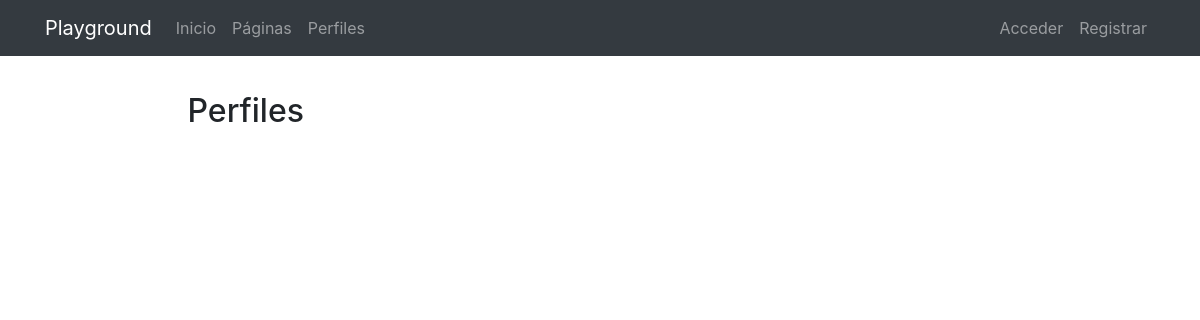
Before: /profiles/ with the older database file.
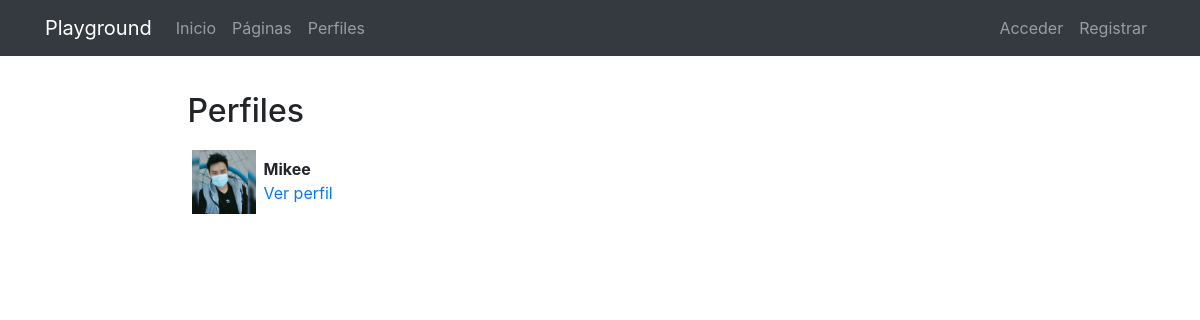
After: the same page with the newer database file.
### registration/models.py (models this page shows)
class Profiles(models.Model):
    user = models.OneToOneField(User, on_delete=models.CASCADE)
    avatar = models.ImageField(upload_to=custom_upload_to, null=True, blank=True)
    bio = models.TextField(null=True, blank=True)
    link = models.URLField(max_length=200, null=True, blank=True)
    class Meta:
        ordering=['user__username']

### profiles/views.py (the view)
# urls.py: path('', ProfilesListView.as_view(), name='list'),
class ProfilesListView(ListView):
    model = Profiles
    template_name = 'profiles/profile_list.html'
    paginate_by = 2

### profiles/templates/profiles/profile_list.html (shortened to what this page needs)
{% extends 'core/base.html' %}
{% load static %}
{% block content %}
<main role="main">
  <div class="container">
    <div class="row mt-3">
      <div class="col-md-9 mx-auto mb-5">
        <h2>Perfiles</h2>
        <div class="row">
          {% for profile in profiles_list %}
            <div class="col-md-4 mt-2 mb-3 ">
              <div class="row p-1">
                <div class="col-md-12">
                  {% if profile.avatar %}
                    <img src="{{profile.avatar.url}}" class="img-fluid profile-avatar">
                  {% else %}
                    <img src="{% static 'registration/img/no-avatar.jpg' %}" class="img-fluid profile-avatar">
                  {% endif %}
                  <p class="profile-data">
                    <b>{{profile.user|truncatechars:"16"}}</b><br>
                    <a href="{% url 'profiles:detail' profile.user %}">Ver perfil</a>
                  </p>
                </div>
              </div>
            </div>
          {% endfor %}
        </div>
      </div>
    </div>
  </div>
</main>
{% endblock %}

Changed rows visible on the page:
added Profiles: avatar (picture), user "Mikee"
